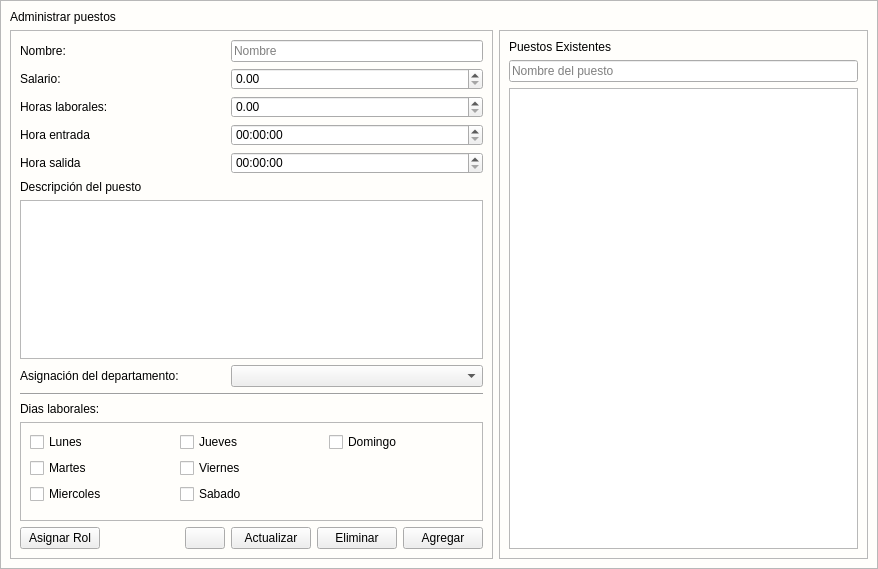
<?xml version="1.0" encoding="UTF-8"?>
<ui version="4.0">
 <class>Formulario_puestos</class>
 <widget class="QWidget" name="Formulario_puestos">
  <property name="geometry">
   <rect>
    <x>0</x>
    <y>0</y>
    <width>878</width>
    <height>569</height>
   </rect>
  </property>
  <property name="minimumSize">
   <size>
    <width>0</width>
    <height>0</height>
   </size>
  </property>
  <property name="maximumSize">
   <size>
    <width>16777215</width>
    <height>16777215</height>
   </size>
  </property>
  <property name="windowTitle">
   <string>Form</string>
  </property>
  <property name="styleSheet">
   <string notr="true">#Formulario_puestos{
background: #fffefb;
}
[objectName*=&quot;contenedor&quot;]{
background: #fffefb;
}
[objectName*=&quot;etiquetaTitulo_&quot;]{
font-size: 18px;
font-weight:bold;
font-family:Arial;
color: #1d1c1c;
}
[objectName*=&quot;etiqueta_&quot;]{
font-size: 14px;
font-weight:bold;
font-family:Arial;
color: #1d1c1c;
}
[objectName*=&quot;etiquetasubtitulo_&quot;]{
font-size: 15px;
font-weight:bold;
font-family:Arial;
color: #1d1c1c;
}
[objectName*=&quot;txt_&quot;]{
font-size: 14px;
font-family:Arial;
color: #1d1c1c;
background: #F5F5F5;
border:none;
border-radius: 5px;
border-bottom: 1px solid #1d1c1c;
}
[objectName*=&quot;txt_&quot;]:focus{
border-bottom: 2px solid #023375;
}
[objectName*=&quot;txtlargo_&quot;]{
font-size: 14px;
font-family:Arial;
color: #1d1c1c;
background: #F5F5F5;
border:none;
border-radius: 5px;
border-bottom: 1px solid #1d1c1c;
max-height: 100px;
}
[objectName*=&quot;txtlargo_&quot;]:focus{
border-bottom: 2px solid #023375;
}
[objectName*=&quot;cajaopcion_&quot;]{
font-size: 14px;
font-weight:bold;
font-family:Arial;
color: #1d1c1c;
}
[objectName^=&quot;decimal_&quot;]{
border: none;
border-bottom: 1px solid #3b3c3d;
border-radius: 4px;
background-color: #F5F5F5;
font-size: 14px;
padding: 2px;
}
[objectName^=&quot;decimal_&quot;]::focus{
border-bottom: 2px solid #00668c;
}
[objectName^=&quot;tiempo_&quot;]{
border: none;
border-bottom: 1px solid #3b3c3d;
border-radius: 4px;
background-color: #F5F5F5;
font-size: 14px;
padding: 2px;
}
[objectName^=&quot;tiempo_&quot;]::focus{
border-bottom: 2px solid #00668c;
}
[objectName^=&quot;btn_btn_&quot;]{
background: #00619a;
font-size: 14px;
font-weight: bold;
color: #fffefb;
border: none;
border-radius:5px;
min-height: 25px;
padding-right:10px;
padding-left:10px;
}
[objectName^=&quot;btn_btn_&quot;]:hover{
background: #2196F3;
}
#btn_btn_agregar:hover{
background: #68a67d;
}
#btn_btn_eliminar:hover{
background: #EE1D52;
}
[objectName*=&quot;tabla_&quot;] QScrollBar:vertical {
    border: 1px solid gray;
    background: #023375;
    width: 5px;
border-radius:2px;
    margin: 22px 0 22px 0; 
}
[objectName^=&quot;cajaopciones_&quot;]{
border: none;
border-bottom: 1px solid rgb(29, 28, 28);
border-radius: 5px;
padding: 2px;
background-color: #f5f4f1;
border-radius: 5px;
font-size: 12px;
width:87px;
}
[objectName^=&quot;cajaopciones_&quot;]::drop-down{
subcontrol-origin: padding;
subcontrol-position: top right;
padding-right:5px;
width: 20%;
border-left-width: 1px;
border-radius: 5px;
background-color: #f5f4f1;
}
[objectName^=&quot;cajaopciones_&quot;]::down-arrow{
image: url(:/Icons/Bootstrap/filter-left.svg);
width: 17%;
height: 17%;
padding-left:5px;
padding-right:5px;
}
[objectName*=&quot;tabla_&quot;] QScrollBar::handle:vertical {
    background: #023375;  /* Color del &quot;manejador&quot; */
    min-height: 20px;  /* Altura mínima del manejador */
}

[objectName*=&quot;tabla_&quot;] QScrollBar::add-line:vertical,
[objectName*=&quot;tabla_&quot;] QScrollBar::sub-line:vertical {
background-color:none;
}

[objectName*=&quot;tabla_&quot;] QScrollBar::handle:horizontal {
    background: #023375;  /* Color del &quot;manejador&quot; horizontal */
    height: 5px;  /* Altura de la barra horizontal */
	border-radius: 2px;
}

[objectName*=&quot;tabla_&quot;] QScrollBar:horizontal {
    background: #023375;
    height: 5px;  /* Altura de la barra */
	border-radius: 2px;
}
[objectName*=&quot;tabla_&quot;] QHeaderView::section {
    background-color: #023375;  /* Color de fondo de los encabezados */
    color: white;  /* Color del texto */
    padding: 5px;  /* Espaciado interno */
    border: 1px solid gray;  /* Borde de los encabezados */
}

[objectName*=&quot;tabla_&quot;] QHeaderView::horizontal {
    background-color: #023375;  /* Color de fondo de los encabezados horizontales */
    color: white;  /* Color del texto */
}

[objectName*=&quot;tabla_&quot;] QHeaderView::vertical {
    background-color: #023375;  /* Color de fondo de los encabezados verticales */
    color: white;  /* Color del texto */
}
</string>
  </property>
  <layout class="QGridLayout" name="gridLayout">
   <property name="leftMargin">
    <number>0</number>
   </property>
   <property name="topMargin">
    <number>0</number>
   </property>
   <property name="rightMargin">
    <number>0</number>
   </property>
   <property name="bottomMargin">
    <number>0</number>
   </property>
   <property name="spacing">
    <number>0</number>
   </property>
   <item row="0" column="0">
    <widget class="QFrame" name="contenedor">
     <property name="styleSheet">
      <string notr="true"/>
     </property>
     <property name="frameShape">
      <enum>QFrame::StyledPanel</enum>
     </property>
     <property name="frameShadow">
      <enum>QFrame::Raised</enum>
     </property>
     <layout class="QGridLayout" name="gridLayout_6">
      <item row="0" column="0">
       <widget class="QLabel" name="etiquetaTitulo_administrarpuestos">
        <property name="text">
         <string>Administrar puestos</string>
        </property>
       </widget>
      </item>
      <item row="1" column="0">
       <widget class="QFrame" name="contenedor_formulario">
        <property name="styleSheet">
         <string notr="true"/>
        </property>
        <property name="frameShape">
         <enum>QFrame::StyledPanel</enum>
        </property>
        <property name="frameShadow">
         <enum>QFrame::Raised</enum>
        </property>
        <layout class="QGridLayout" name="gridLayout_3">
         <item row="5" column="0" colspan="2">
          <widget class="QLabel" name="etiqueta_descripcion">
           <property name="text">
            <string>Descripción del puesto</string>
           </property>
          </widget>
         </item>
         <item row="4" column="2" colspan="3">
          <widget class="QTimeEdit" name="tiempo_horasalida">
           <property name="calendarPopup">
            <bool>true</bool>
           </property>
          </widget>
         </item>
         <item row="0" column="2" colspan="3">
          <widget class="QLineEdit" name="txt_nombrepuesto">
           <property name="placeholderText">
            <string>Nombre</string>
           </property>
          </widget>
         </item>
         <item row="1" column="2" colspan="3">
          <widget class="QDoubleSpinBox" name="decimal_salario">
           <property name="maximum">
            <double>9999999999999999635896294965248.000000000000000</double>
           </property>
          </widget>
         </item>
         <item row="3" column="2" colspan="3">
          <widget class="QTimeEdit" name="tiempo_horaentrada">
           <property name="calendarPopup">
            <bool>true</bool>
           </property>
          </widget>
         </item>
         <item row="12" column="4">
          <widget class="QPushButton" name="btn_btn_agregar">
           <property name="text">
            <string>Agregar</string>
           </property>
          </widget>
         </item>
         <item row="12" column="3">
          <widget class="QPushButton" name="btn_btn_eliminar">
           <property name="text">
            <string>Eliminar</string>
           </property>
          </widget>
         </item>
         <item row="3" column="0" colspan="2">
          <widget class="QLabel" name="etiqueta_horaentrada">
           <property name="text">
            <string>Hora entrada</string>
           </property>
          </widget>
         </item>
         <item row="2" column="0" colspan="2">
          <widget class="QLabel" name="etiqueta_horas_laborales">
           <property name="text">
            <string>Horas laborales:</string>
           </property>
          </widget>
         </item>
         <item row="4" column="0" colspan="2">
          <widget class="QLabel" name="etiqueta_horasalida">
           <property name="text">
            <string>Hora salida</string>
           </property>
          </widget>
         </item>
         <item row="12" column="1">
          <widget class="QPushButton" name="btn_btn_limpiar">
           <property name="cursor">
            <cursorShape>PointingHandCursor</cursorShape>
           </property>
           <property name="text">
            <string/>
           </property>
           <property name="icon">
            <iconset resource="../../Source/iconsdvg.qrc">
             <normaloff>:/Icons/IconosSVG/borrador.png</normaloff>:/Icons/IconosSVG/borrador.png</iconset>
           </property>
           <property name="iconSize">
            <size>
             <width>25</width>
             <height>25</height>
            </size>
           </property>
          </widget>
         </item>
         <item row="1" column="0" colspan="2">
          <widget class="QLabel" name="etiqueta_salario">
           <property name="text">
            <string>Salario:</string>
           </property>
          </widget>
         </item>
         <item row="0" column="0" colspan="2">
          <widget class="QLabel" name="etiqueta_nombrepuesto">
           <property name="text">
            <string>Nombre:</string>
           </property>
          </widget>
         </item>
         <item row="12" column="2">
          <widget class="QPushButton" name="btn_btn_actualizar">
           <property name="text">
            <string>Actualizar</string>
           </property>
          </widget>
         </item>
         <item row="2" column="2" colspan="3">
          <widget class="QDoubleSpinBox" name="decimal_horaslaborales">
           <property name="maximum">
            <double>9999999999999999635896294965248.000000000000000</double>
           </property>
          </widget>
         </item>
         <item row="6" column="0" colspan="5">
          <widget class="QPlainTextEdit" name="txtlargo_descripcionpuesto"/>
         </item>
         <item row="8" column="0" colspan="5">
          <widget class="Line" name="line">
           <property name="orientation">
            <enum>Qt::Horizontal</enum>
           </property>
          </widget>
         </item>
         <item row="9" column="0" colspan="5">
          <widget class="QLabel" name="etiqueta_diaslaborales">
           <property name="text">
            <string>Dias laborales:</string>
           </property>
          </widget>
         </item>
         <item row="10" column="0" colspan="5">
          <widget class="QFrame" name="contenedor_diaslaborales">
           <property name="frameShape">
            <enum>QFrame::StyledPanel</enum>
           </property>
           <property name="frameShadow">
            <enum>QFrame::Raised</enum>
           </property>
           <layout class="QGridLayout" name="gridLayout_5">
            <item row="1" column="0">
             <widget class="QCheckBox" name="cajaopcion_martes">
              <property name="text">
               <string>Martes</string>
              </property>
             </widget>
            </item>
            <item row="4" column="0">
             <spacer name="verticalSpacer">
              <property name="orientation">
               <enum>Qt::Vertical</enum>
              </property>
              <property name="sizeHint" stdset="0">
               <size>
                <width>20</width>
                <height>40</height>
               </size>
              </property>
             </spacer>
            </item>
            <item row="0" column="0">
             <widget class="QCheckBox" name="cajaopcion_lunes">
              <property name="text">
               <string>Lunes</string>
              </property>
             </widget>
            </item>
            <item row="2" column="0">
             <widget class="QCheckBox" name="cajaopcion_miercoles">
              <property name="text">
               <string>Miercoles</string>
              </property>
             </widget>
            </item>
            <item row="0" column="1">
             <widget class="QCheckBox" name="cajaopcion_jueves">
              <property name="text">
               <string>Jueves</string>
              </property>
             </widget>
            </item>
            <item row="1" column="1">
             <widget class="QCheckBox" name="cajaopcion_viernes">
              <property name="text">
               <string>Viernes</string>
              </property>
             </widget>
            </item>
            <item row="2" column="1">
             <widget class="QCheckBox" name="cajaopcion_sabado">
              <property name="text">
               <string>Sabado</string>
              </property>
             </widget>
            </item>
            <item row="0" column="2">
             <widget class="QCheckBox" name="cajaopcion_domingo">
              <property name="text">
               <string>Domingo</string>
              </property>
             </widget>
            </item>
           </layout>
          </widget>
         </item>
         <item row="7" column="0">
          <widget class="QLabel" name="etiqueta_seleciondepartamento">
           <property name="text">
            <string>Asignación del departamento:</string>
           </property>
           <property name="wordWrap">
            <bool>false</bool>
           </property>
          </widget>
         </item>
         <item row="7" column="2" colspan="3">
          <widget class="QComboBox" name="cajaopciones_departamentos"/>
         </item>
         <item row="12" column="0" alignment="Qt::AlignLeft">
          <widget class="QPushButton" name="btn_btn_roles">
           <property name="text">
            <string>Asignar Rol</string>
           </property>
          </widget>
         </item>
        </layout>
       </widget>
      </item>
      <item row="1" column="1">
       <widget class="QFrame" name="frame">
        <property name="frameShape">
         <enum>QFrame::StyledPanel</enum>
        </property>
        <property name="frameShadow">
         <enum>QFrame::Raised</enum>
        </property>
        <layout class="QGridLayout" name="gridLayout_2">
         <item row="2" column="0" colspan="3">
          <widget class="QTableView" name="tabla_listapuestos"/>
         </item>
         <item row="0" column="0">
          <widget class="QLabel" name="etiqueta_puestosexistentes">
           <property name="text">
            <string>Puestos Existentes</string>
           </property>
          </widget>
         </item>
         <item row="1" column="0" colspan="3">
          <widget class="QLineEdit" name="txt_buscarpuesto">
           <property name="placeholderText">
            <string>Nombre del puesto</string>
           </property>
          </widget>
         </item>
        </layout>
       </widget>
      </item>
     </layout>
    </widget>
   </item>
  </layout>
 </widget>
 <tabstops>
  <tabstop>txt_nombrepuesto</tabstop>
  <tabstop>decimal_salario</tabstop>
  <tabstop>decimal_horaslaborales</tabstop>
  <tabstop>tiempo_horaentrada</tabstop>
  <tabstop>tiempo_horasalida</tabstop>
  <tabstop>txtlargo_descripcionpuesto</tabstop>
  <tabstop>cajaopciones_departamentos</tabstop>
  <tabstop>cajaopcion_lunes</tabstop>
  <tabstop>cajaopcion_martes</tabstop>
  <tabstop>cajaopcion_miercoles</tabstop>
  <tabstop>cajaopcion_jueves</tabstop>
  <tabstop>cajaopcion_viernes</tabstop>
  <tabstop>cajaopcion_sabado</tabstop>
  <tabstop>cajaopcion_domingo</tabstop>
  <tabstop>btn_btn_roles</tabstop>
  <tabstop>btn_btn_limpiar</tabstop>
  <tabstop>btn_btn_actualizar</tabstop>
  <tabstop>btn_btn_eliminar</tabstop>
  <tabstop>btn_btn_agregar</tabstop>
  <tabstop>txt_buscarpuesto</tabstop>
  <tabstop>tabla_listapuestos</tabstop>
 </tabstops>
 <resources>
  <include location="../../Source/ibootstrap.qrc"/>
  <include location="../../Source/iconsdvg.qrc"/>
 </resources>
 <connections/>
</ui>
